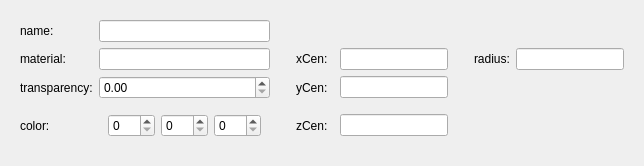
   <widget class="QWidget" name="page_12">
    <layout class="QHBoxLayout" name="horizontalLayout_5">
     <item>
      <widget class="QWidget" name="widget_9" native="true">
       <layout class="QGridLayout" name="gridLayout_10">
        <item row="0" column="0">
         <widget class="QLabel" name="label_107">
          <property name="text">
           <string>name:</string>
          </property>
         </widget>
        </item>
        <item row="1" column="3" colspan="2">
         <widget class="QLabel" name="label_108">
          <property name="text">
           <string>xCen:</string>
          </property>
         </widget>
        </item>
        <item row="1" column="7" colspan="2">
         <widget class="QLabel" name="label_109">
          <property name="text">
           <string>radius:</string>
          </property>
         </widget>
        </item>
        <item row="1" column="9">
         <widget class="QLineEdit" name="lineEdit_108"/>
        </item>
        <item row="1" column="5">
         <widget class="QLineEdit" name="lineEdit_110"/>
        </item>
        <item row="0" column="1">
         <widget class="QLineEdit" name="lineEdit_111"/>
        </item>
        <item row="1" column="0">
         <widget class="QLabel" name="label_111">
          <property name="text">
           <string>material:</string>
          </property>
         </widget>
        </item>
        <item row="1" column="1">
         <widget class="QLineEdit" name="lineEdit_113"/>
        </item>
        <item row="2" column="0">
         <widget class="QLabel" name="label_112">
          <property name="text">
           <string>transparency:</string>
          </property>
         </widget>
        </item>
        <item row="3" column="0">
         <widget class="QLabel" name="label_113">
          <property name="text">
           <string>color:</string>
          </property>
         </widget>
        </item>
        <item row="3" column="3">
         <widget class="QLabel" name="label_114">
          <property name="text">
           <string>zCen:</string>
          </property>
         </widget>
        </item>
        <item row="1" column="2">
         <spacer name="horizontalSpacer_63">
          <property name="orientation">
           <enum>Qt::Horizontal</enum>
          </property>
          <property name="sizeType">
           <enum>QSizePolicy::Fixed</enum>
          </property>
          <property name="sizeHint" stdset="0">
           <size>
            <width>20</width>
            <height>20</height>
           </size>
          </property>
         </spacer>
        </item>
        <item row="3" column="5">
         <widget class="QLineEdit" name="lineEdit_118"/>
        </item>
        <item row="3" column="2">
         <spacer name="horizontalSpacer_64">
          <property name="orientation">
           <enum>Qt::Horizontal</enum>
          </property>
          <property name="sizeType">
           <enum>QSizePolicy::Fixed</enum>
          </property>
          <property name="sizeHint" stdset="0">
           <size>
            <width>20</width>
            <height>20</height>
           </size>
          </property>
         </spacer>
        </item>
        <item row="1" column="6">
         <spacer name="horizontalSpacer_65">
          <property name="orientation">
           <enum>Qt::Horizontal</enum>
          </property>
          <property name="sizeType">
           <enum>QSizePolicy::Fixed</enum>
          </property>
          <property name="sizeHint" stdset="0">
           <size>
            <width>20</width>
            <height>20</height>
           </size>
          </property>
         </spacer>
        </item>
        <item row="2" column="2">
         <spacer name="horizontalSpacer_67">
          <property name="orientation">
           <enum>Qt::Horizontal</enum>
          </property>
          <property name="sizeType">
           <enum>QSizePolicy::Fixed</enum>
          </property>
          <property name="sizeHint" stdset="0">
           <size>
            <width>20</width>
            <height>20</height>
           </size>
          </property>
         </spacer>
        </item>
        <item row="2" column="3">
         <widget class="QLabel" name="label_115">
          <property name="text">
           <string>yCen:</string>
          </property>
         </widget>
        </item>
        <item row="2" column="5">
         <widget class="QLineEdit" name="lineEdit_115"/>
        </item>
        <item row="2" column="1">
         <widget class="QDoubleSpinBox" name="doubleSpinBox_10">
          <property name="maximum">
           <double>1.000000000000000</double>
          </property>
          <property name="singleStep">
           <double>0.010000000000000</double>
          </property>
         </widget>
        </item>
        <item row="3" column="1">
         <widget class="QWidget" name="widget_44" native="true">
          <property name="sizePolicy">
           <sizepolicy hsizetype="Expanding" vsizetype="Fixed">
            <horstretch>0</horstretch>
            <verstretch>0</verstretch>
           </sizepolicy>
          </property>
          <layout class="QHBoxLayout" name="horizontalLayout_18">
           <item>
            <widget class="QSpinBox" name="spinBox_25">
             <property name="sizePolicy">
              <sizepolicy hsizetype="Preferred" vsizetype="Fixed">
               <horstretch>0</horstretch>
               <verstretch>0</verstretch>
              </sizepolicy>
             </property>
             <property name="maximum">
              <number>255</number>
             </property>
            </widget>
           </item>
           <item>
            <widget class="QSpinBox" name="spinBox_26">
             <property name="sizePolicy">
              <sizepolicy hsizetype="Preferred" vsizetype="Fixed">
               <horstretch>0</horstretch>
               <verstretch>0</verstretch>
              </sizepolicy>
             </property>
             <property name="maximum">
              <number>255</number>
             </property>
            </widget>
           </item>
           <item>
            <widget class="QSpinBox" name="spinBox_27">
             <property name="sizePolicy">
              <sizepolicy hsizetype="Preferred" vsizetype="Fixed">
               <horstretch>0</horstretch>
               <verstretch>0</verstretch>
              </sizepolicy>
             </property>
             <property name="maximum">
              <number>255</number>
             </property>
            </widget>
           </item>
          </layout>
         </widget>
        </item>
       </layout>
      </widget>
     </item>
    </layout>
   </widget>
